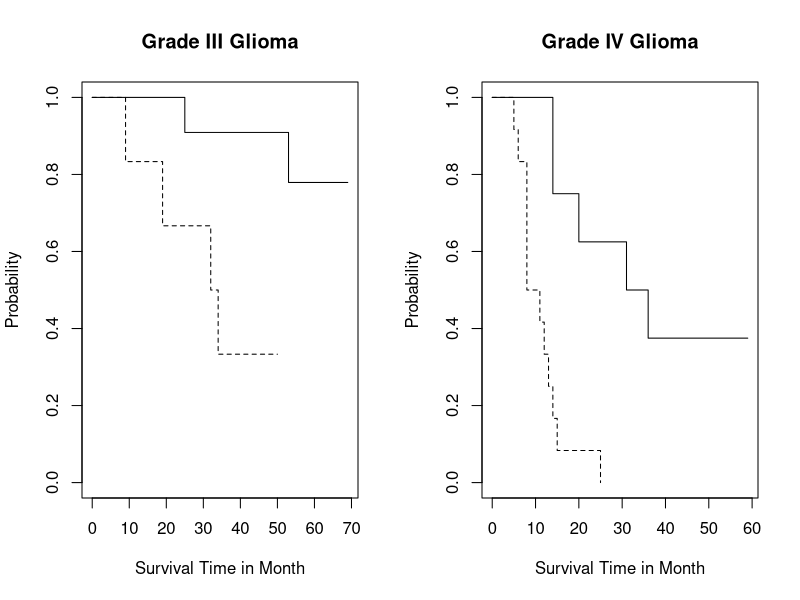

R code for this plot:
library(exactRankTests)


### Name: glioma
### Title: Malignant Glioma Pilot Study
### Aliases: glioma
### Keywords: datasets

### ** Examples

data(glioma)

if(require(survival, quietly = TRUE)) {

  par(mfrow=c(1,2))

  # Grade III glioma
  g3 <- glioma[glioma$Histology == "Grade3",]

  # Plot Kaplan-Meier curves
  plot(survfit(Surv(Survival, Cens) ~ Group, data=g3), 
       main="Grade III Glioma", lty=c(2,1), 
       legend.text=c("Control", "Treated"),
       legend.bty=1, ylab="Probability", 
       xlab="Survival Time in Month")

  # log-rank test
  survdiff(Surv(Survival, Cens) ~ Group, data=g3)

  # permutation test with integer valued log-rank scores
  lsc <- cscores(Surv(g3$Survival, g3$Cens), int=TRUE) 
  perm.test(lsc ~ Group, data=g3) 

  # permutation test with real valued log-rank scores
  lsc <- cscores(Surv(g3$Survival, g3$Cens), int=FALSE)
  tr <- (g3$Group == "RIT")
  T <- sum(lsc[tr])
  pperm(T, lsc, sum(tr), alternative="tw")
  pperm(T, lsc, sum(tr), alternative="tw", simulate=TRUE)

  # Grade IV glioma
  gbm <- glioma[glioma$Histology == "GBM",] 

  # Plot Kaplan-Meier curves
  plot(survfit(Surv(Survival, Cens) ~ Group, data=gbm), 
       main="Grade IV Glioma", lty=c(2,1), 
       legend.text=c("Control", "Treated"),
       legend.bty=1, legend.pos=1, ylab="Probability", 
       xlab="Survival Time in Month")
   
  # log-rank test
  survdiff(Surv(Survival, Cens) ~ Group, data=gbm)

  # permutation test with integer valued log-rank scores
  lsc <- cscores(Surv(gbm$Survival, gbm$Cens), int=TRUE)
  perm.test(lsc ~ Group, data=gbm)

  # permutation test with real valued log-rank scores 
  lsc <- cscores(Surv(gbm$Survival, gbm$Cens), int=FALSE) 
  tr <- (gbm$Group == "RIT")
  T <- sum(lsc[tr])
  pperm(T, lsc, sum(tr), alternative="tw")
  pperm(T, lsc, sum(tr), alternative="tw", simulate=TRUE)
}
